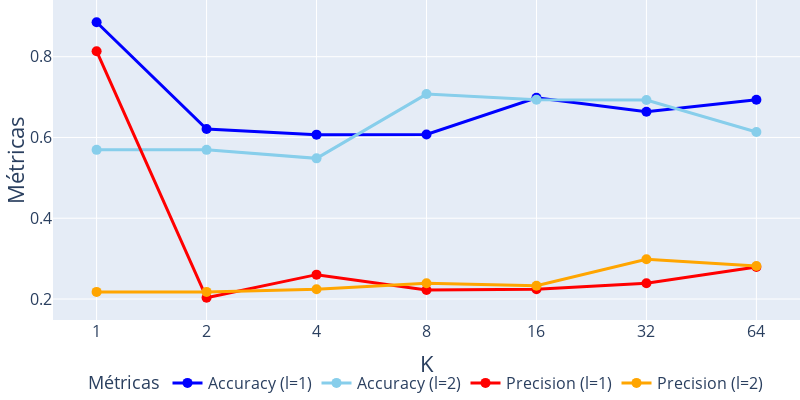

The code cell stored with this chart in its notebook:
### Markdown cell above
### Resultados de aplicar únicamente k-anonimity y l-diversity.

### Code cell
# Filtrar los resultados para t=0 (solo k y l)
data_acc = []
data_pre = []
for (k_val, l_val, t_val), df in usability_dict.items():
    if t_val in [0, 1]:
        for v in df['accuracy'].values.astype(float):
            data_acc.append({'k': k_val, 'l': l_val, 'accuracy': v})
        for v in df['precision'].values.astype(float):
            data_pre.append({'k': k_val, 'l': l_val, 'precision': v})

df_acc = pd.DataFrame(data_acc)
df_pre = pd.DataFrame(data_pre)

# Unir accuracy y precision en un solo DataFrame para ambos l
box_acc_df_l1 = df_acc[df_acc['l'] == 1].rename(columns={'accuracy': 'value'}).assign(metric='accuracy', l='l=1')
box_acc_df_l2 = df_acc[df_acc['l'] == 2].rename(columns={'accuracy': 'value'}).assign(metric='accuracy', l='l=2')
box_pre_df_l1 = df_pre[df_pre['l'] == 1].rename(columns={'precision': 'value'}).assign(metric='precision', l='l=1')
box_pre_df_l2 = df_pre[df_pre['l'] == 2].rename(columns={'precision': 'value'}).assign(metric='precision', l='l=2')

plot_df = pd.concat([box_acc_df_l1, box_acc_df_l2, box_pre_df_l1, box_pre_df_l2])

color_map = {
    ('accuracy', 'l=1'): 'blue',
    ('accuracy', 'l=2'): 'skyblue',
    ('precision', 'l=1'): 'red',
    ('precision', 'l=2'): 'orange'
}

fig = go.Figure()

# Calcular la mediana para cada k, l y métrica
median_acc = df_acc.groupby(['k', 'l'], as_index=False)['accuracy'].median()
median_pre = df_pre.groupby(['k', 'l'], as_index=False)['precision'].median()

# Unir accuracy y precision en un solo DataFrame para ambos l
median_acc_l1 = median_acc[median_acc['l'] == 1].rename(columns={'accuracy': 'value'}).assign(metric='accuracy', l='l=1')
median_acc_l2 = median_acc[median_acc['l'] == 2].rename(columns={'accuracy': 'value'}).assign(metric='accuracy', l='l=2')
median_pre_l1 = median_pre[median_pre['l'] == 1].rename(columns={'precision': 'value'}).assign(metric='precision', l='l=1')
median_pre_l2 = median_pre[median_pre['l'] == 2].rename(columns={'precision': 'value'}).assign(metric='precision', l='l=2')

median_df = pd.concat([median_acc_l1, median_acc_l2, median_pre_l1, median_pre_l2])

for (metric, l_val), group in median_df.groupby(['metric', 'l']):
    fig.add_trace(go.Scatter(
        x=group['k'],
        y=group['value'],
        mode='lines+markers',
        name=f"{metric.capitalize()} ({l_val})",
        marker=dict(size=10),
        line=dict(
            width=3 if l_val == 'l=2' else 3,
            color=color_map[(metric, l_val)]
            
        ),
        showlegend=True,
    ))

fig.update_layout(
    legend=dict(
        orientation='h',
        yanchor='bottom',
        y=-0.25,
        xanchor='center',
        x=0.5,
        font=dict(size=16),
        title=dict(text='Métricas', font=dict(size=18))

    ),
    xaxis=dict(
        title='t',
        tickvals=box_df['t'].unique(),
        title_font=dict(size=22),
        tickfont=dict(size=16)
    ),
    yaxis=dict(
        title='Métricas',
        title_font=dict(size=22),
        tickfont=dict(size=16),
        tickvals=[1, 0.8, 0.6, 0.4, 0.2, 0],
        ticktext=[str(val) for val in [1, 0.8, 0.6, 0.4, 0.2, 0]]
    ),
    margin=dict(l=0, r=0, t=0, b=0),
    height=400,
    width=800
)
fig.update_xaxes(type='log', tickvals=plot_df['k'].unique(), ticktext=[f"{int(val)}" for val in plot_df['k'].unique()], title_text='K')
fig.write_image("../Memoria/images/graphs/usability-vs-k_anonymity-l_diversity.png")
fig.show()

### Figure 1 — Plotly figure (JSON) as saved in the notebook; plotly's stock layout.template omitted (floating-point values rounded to 4 significant figures)
{"data": [{"line": {"color": "blue", "width": 3}, "marker": {"size": 10}, "mode": "lines+markers", "name": "Accuracy (l=1)", "showlegend": true, "type": "scatter", "x": [1, 2, 4, 8, 16, 32, 64], "y": [0.8853, 0.621, 0.607, 0.6075, 0.6981, 0.6638, 0.6933]}, {"line": {"color": "skyblue", "width": 3}, "marker": {"size": 10}, "mode": "lines+markers", "name": "Accuracy (l=2)", "showlegend": true, "type": "scatter", "x": [1, 2, 4, 8, 16, 32, 64], "y": [0.5693, 0.5693, 0.5482, 0.7074, 0.6933, 0.6928, 0.6137]}, {"line": {"color": "red", "width": 3}, "marker": {"size": 10}, "mode": "lines+markers", "name": "Precision (l=1)", "showlegend": true, "type": "scatter", "x": [1, 2, 4, 8, 16, 32, 64], "y": [0.8136, 0.2031, 0.2603, 0.2222, 0.2243, 0.2388, 0.2794]}, {"line": {"color": "orange", "width": 3}, "marker": {"size": 10}, "mode": "lines+markers", "name": "Precision (l=2)", "showlegend": true, "type": "scatter", "x": [1, 2, 4, 8, 16, 32, 64], "y": [0.2176, 0.2176, 0.2243, 0.2388, 0.2327, 0.2984, 0.2817]}], "layout": {"height": 400, "legend": {"font": {"size": 16}, "orientation": "h", "title": {"font": {"size": 18}, "text": "Métricas"}, "x": 0.5, "xanchor": "center", "y": -0.25, "yanchor": "bottom"}, "margin": {"b": 0, "l": 0, "r": 0, "t": 0}, "width": 800, "xaxis": {"tickfont": {"size": 16}, "ticktext": ["1", "16", "2", "32", "4", "64", "8"], "tickvals": [1, 16, 2, 32, 4, 64, 8], "title": {"font": {"size": 22}, "text": "K"}, "type": "log"}, "yaxis": {"tickfont": {"size": 16}, "ticktext": ["1", "0.8", "0.6", "0.4", "0.2", "0"], "tickvals": [1, 0.8, 0.6, 0.4, 0.2, 0], "title": {"font": {"size": 22}, "text": "Métricas"}}}}
